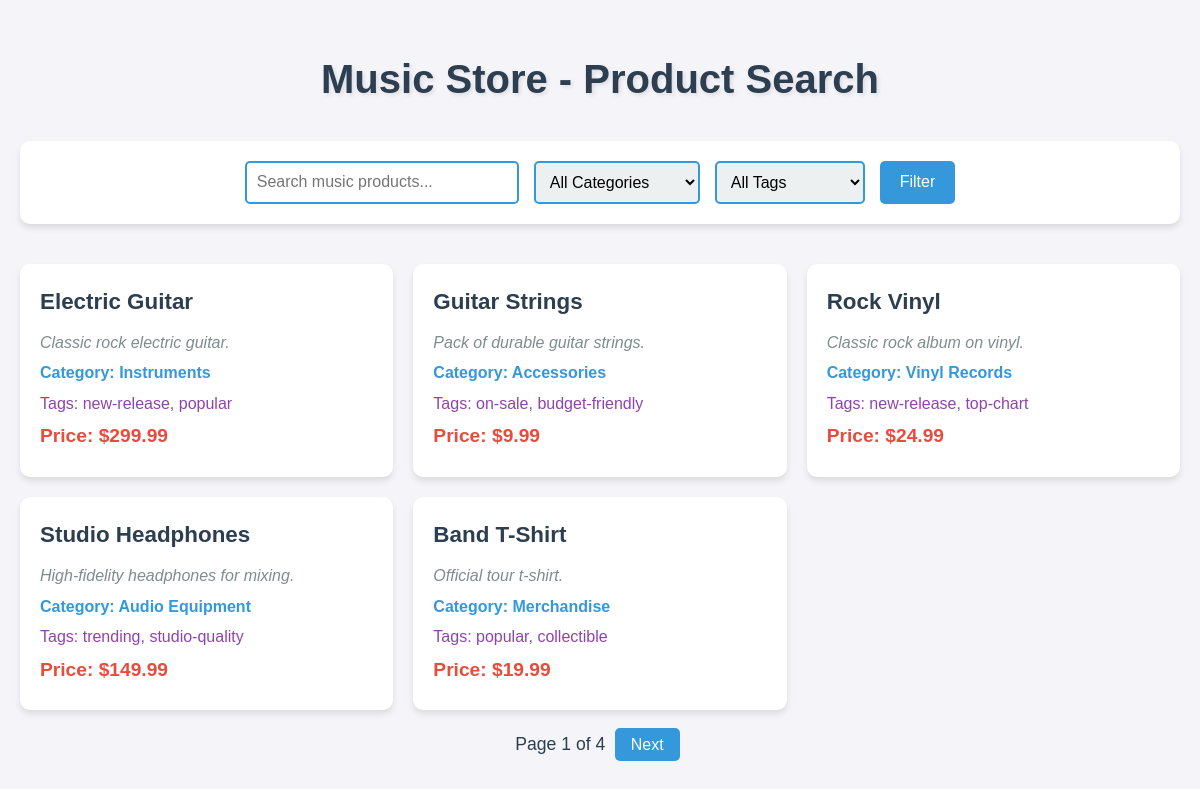
The page / on the database its author committed.
### products/models.py (models this page shows, shortened)
class Product(models.Model):
    name = models.CharField(max_length=100)
    description = models.TextField(db_index=True)
    category = models.ForeignKey('Category', on_delete=models.CASCADE)
    tags = models.ManyToManyField('Tag')
    price = models.DecimalField(max_digits=10, decimal_places=2)
    created_at = models.DateTimeField(auto_now_add=True)

class Category(models.Model):
    name = models.CharField(max_length=100)
    class Meta:
        verbose_name_plural = 'Categories'  # Correct plural form for admin interface

class Tag(models.Model):
    name = models.CharField(max_length=50)

### products/views.py (the view)
# urls.py: path('', views.product_search, name='product_search'),
def product_search(request):
    products = Product.objects.select_related('category').prefetch_related('tags')
    categories = Category.objects.filter(product__isnull=False).distinct()
    tags = Tag.objects.filter(product__isnull=False).distinct()
    description = request.GET.get('description', '')
    category_id = request.GET.get('category')
    tag_id = request.GET.get('tag')
    filters = {}
    if description:
        filters['description__icontains'] = description
    if category_id:
        filters['category__id'] = category_id
    if tag_id:
        filters['tags__id'] = tag_id
    if filters:
        products = products.filter(**filters)
    paginator = Paginator(products, 5)
    page_number = request.GET.get('page')
    try:
        page_obj = paginator.page(page_number)
    except PageNotAnInteger:
        page_obj = paginator.page(1)
    except EmptyPage:
        page_obj = paginator.page(paginator.num_pages)
    context = {
        'page_obj': page_obj,
        'categories': categories,
        'tags': tags,
        'description': description,
        'selected_category': category_id,
        'selected_tag': tag_id,
    }
    return render(request, 'products/search.html', context)

### products/templates/products/search.html (shortened to what this page needs)
<!DOCTYPE html>
<html lang="en">
<head>
</head>
<body>
    <h1>Music Store - Product Search</h1>
    <form method="GET" class="filter-form">
        <input type="text" name="description" value="{{ description }}" placeholder="Search music products...">
        <select name="category">
            <option value="">All Categories</option>
        </select>
        <select name="tag">
            <option value="">All Tags</option>
        </select>
        <button type="submit">Filter</button>
    </form>
    <ul class="product-list">
        {% if page_obj.object_list %}
            {% for product in page_obj %}
                <li class="product-item">
                    <h3>{{ product.name }}</h3>
                    <p class="description">{{ product.description }}</p>
                    <p class="category">Category: {{ product.category.name }}</p>
                    <p class="tags">Tags: {% for tag in product.tags.all %}{{ tag.name }}{% if not forloop.last %}, {% endif %}{% endfor %}</p>
                    <p class="price">Price: ${{ product.price }}</p>
                </li>
            {% endfor %}
        {% else %}
            <li class="product-item">No products found</li>
        {% endif %}
    </ul>
    {% if page_obj.has_other_pages %}
        <div class="pagination">
            <span>Page {{ page_obj.number }} of {{ page_obj.paginator.num_pages }}</span>
            {% if page_obj.has_next %}
                <a href="?page={{ page_obj.next_page_number }}">Next</a>
            {% endif %}
        </div>
    {% endif %}
</body>
</html>

### products/templates/products/search.html (style rules this page uses)
body { font-family: 'Arial', sans-serif; background-color: #f4f4f9; color: #333; margin: 0; padding: 20px; line-height: 1.6; }
h1 { text-align: center; color: #2c3e50; font-size: 2.5em; margin-bottom: 30px; text-shadow: 2px 2px 4px rgba(0, 0, 0, 0.1); }
.filter-form { background-color: #fff; padding: 20px; border-radius: 10px; box-shadow: 0 4px 6px rgba(0, 0, 0, 0.1); display: flex; gap: 15px; flex-wrap: wrap; justify-content: center; margin-bottom: 40px; }
.filter-form input[type="text"] { padding: 10px; font-size: 1em; border: 2px solid #3498db; border-radius: 5px; width: 250px; transition: border-color 0.3s ease; }
.filter-form select { padding: 10px; font-size: 1em; border: 2px solid #3498db; border-radius: 5px; background-color: #ecf0f1; cursor: pointer; transition: border-color 0.3s ease; }
.filter-form button { padding: 10px 20px; font-size: 1em; background-color: #3498db; color: #fff; border: none; border-radius: 5px; cursor: pointer; transition: background-color 0.3s ease, transform 0.2s ease; }
.product-list { list-style: none; padding: 0; display: grid; grid-template-columns: repeat(auto-fit, minmax(300px, 1fr)); gap: 20px; max-width: 1200px; margin: 0 auto; }
.product-item { background-color: #fff; border-radius: 10px; padding: 20px; box-shadow: 0 4px 6px rgba(0, 0, 0, 0.1); transition: transform 0.3s ease, box-shadow 0.3s ease; }
.product-item h3 { color: #2c3e50; font-size: 1.4em; margin: 0 0 10px; }
.product-item p { margin: 5px 0; font-size: 1em; }
.product-item .description { color: #7f8c8d; font-style: italic; }
.product-item .category { color: #3498db; font-weight: bold; }
.product-item .tags { color: #8e44ad; }
.product-item .price { color: #e74c3c; font-size: 1.2em; font-weight: bold; }
.pagination { text-align: center; margin-top: 20px; }
.pagination a { padding: 8px 16px; background-color: #3498db; color: #fff; text-decoration: none; border-radius: 5px; margin: 0 5px; transition: background-color 0.3s ease; }
.pagination span { font-size: 1.1em; color: #2c3e50; }

### rows shown on the page
Product: name "Electric Guitar", description "Classic rock electric guitar.", category.name "Instruments", price "299.99"
Tag: name "new-release"
Tag: name "popular"
Product: name "Guitar Strings", description "Pack of durable guitar strings.", category.name "Accessories", price "9.99"
Tag: name "on-sale"
Tag: name "budget-friendly"
Product: name "Rock Vinyl", description "Classic rock album on vinyl.", category.name "Vinyl Records", price "24.99"
Tag: name "top-chart"
Product: name "Studio Headphones", description "High-fidelity headphones for mixing.", category.name "Audio Equipment", price "149.99"
Tag: name "trending"
Tag: name "studio-quality"
Product: name "Band T-Shirt", description "Official tour t-shirt.", category.name "Merchandise", price "19.99"
Tag: name "collectible"

### other values the page prints
{{ page_obj.number }} "1"
{{ page_obj.paginator.num_pages }} "4"
